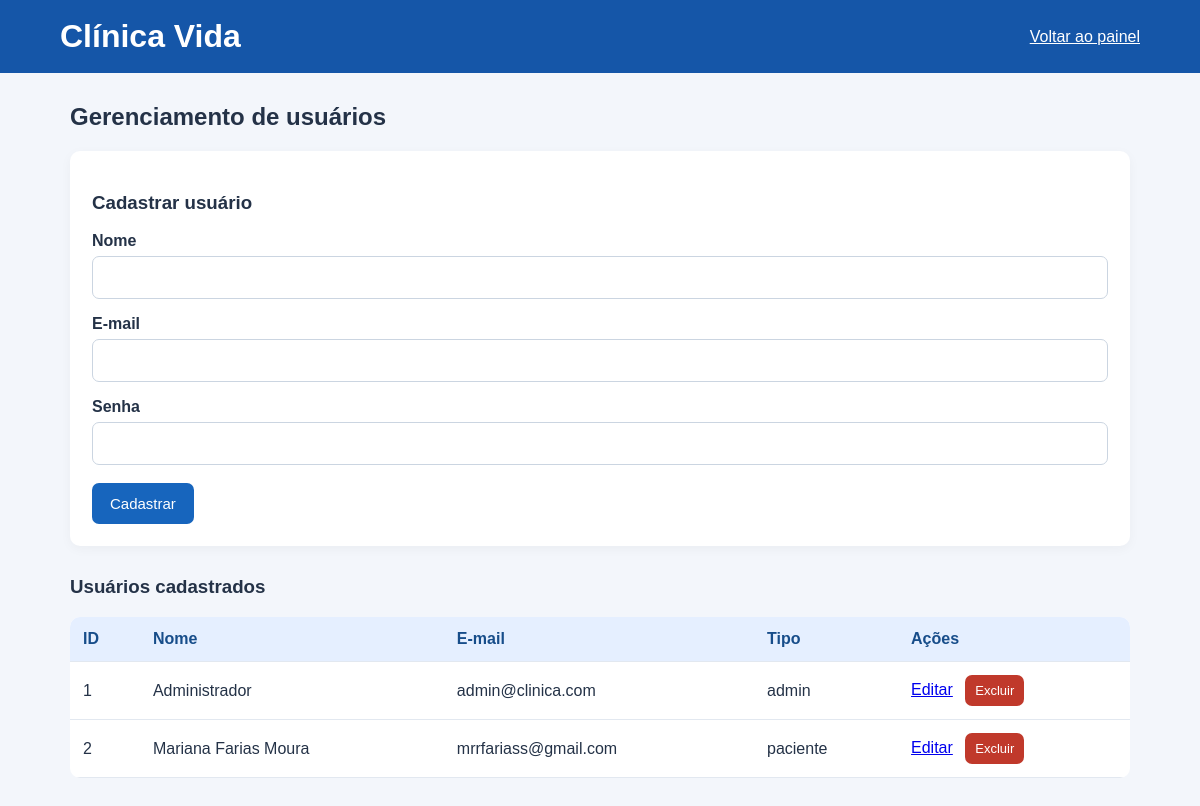
The app's page /usuarios (signed in) with its own data.
### tables this page shows
CREATE TABLE usuario (
                id_usuario INTEGER PRIMARY KEY AUTOINCREMENT,
                nome TEXT NOT NULL,
                email TEXT NOT NULL UNIQUE,
                senha TEXT NOT NULL,
                tipo_usuario TEXT NOT NULL DEFAULT 'paciente'
            );

### app.py (the view, shortened to what this page needs)
@app.route("/usuarios", methods=["GET", "POST"])
@login_obrigatorio
def usuarios():
    with conectar() as conn:
        lista = conn.execute("""
            SELECT id_usuario, nome, email, tipo_usuario
            FROM usuario
            ORDER BY nome
        """).fetchall()
    return render_template(
        "usuarios.html",
        usuarios=lista,
        editando=False
    )

### app.py (called while the page is built)
def conectar():
    conn = sqlite3.connect(BANCO)
    conn.row_factory = sqlite3.Row
    conn.execute("PRAGMA foreign_keys = ON")
    return conn

def login_obrigatorio(func):
    @wraps(func)
    def wrapper(*args, **kwargs):
        if "usuario_id" not in session:
            return redirect(url_for("login"))
        return func(*args, **kwargs)
    return wrapper

### templates/usuarios.html (shortened to what this page needs)
<!DOCTYPE html>
<html lang="pt-br">
<head>
    <link rel="stylesheet" href="{{ url_for('static', filename='style.css') }}">
</head>
<body>
    <header class="topo">
        <h1>Clínica Vida</h1>
        <a href="{{ url_for('painel') }}">Voltar ao painel</a>
    </header>
    <main class="conteudo">
        <h2>Gerenciamento de usuários</h2>
        <section class="formulario">
            <h3>{{ 'Editar usuário' if editando|default(false) else 'Cadastrar usuário' }}</h3>
            <form method="POST"
                  action="{{ url_for('editar_usuario', id=usuarios[0]['id_usuario']) if editando|default(false) else url_for('usuarios') }}">
                <label for="nome">Nome</label>
                <input id="nome" name="nome" required
                       value="{{ usuarios[0]['nome'] if editando|default(false) else '' }}">
                <label for="email">E-mail</label>
                <input id="email" name="email" type="email" required
                       value="{{ usuarios[0]['email'] if editando|default(false) else '' }}">
                <label for="senha">Senha {% if editando|default(false) %}(deixe em branco para manter){% endif %}</label>
                <input id="senha" name="senha"
                       type="password" {% if not editando|default(false) %}required{% endif %}>
                <button type="submit">{{ 'Salvar alterações' if editando|default(false) else 'Cadastrar' }}</button>
            </form>
        </section>
        <h3>Usuários cadastrados</h3>
        <div class="tabela-container">
            <table>
                <thead>
                    <tr>
                        <th>ID</th>
                        <th>Nome</th>
                        <th>E-mail</th>
                        <th>Tipo</th>
                        <th>Ações</th>
                    </tr>
                </thead>
                <tbody>
                    {% for usuario in usuarios %}
                    <tr>
                        <td>{{ usuario['id_usuario'] }}</td>
                        <td>{{ usuario['nome'] }}</td>
                        <td>{{ usuario['email'] }}</td>
                        <td>{{ usuario['tipo_usuario'] }}</td>
                        <td class="acoes">
                            <a href="{{ url_for('editar_usuario', id=usuario['id_usuario']) }}">Editar</a>
                            <form method="POST"
                                  action="{{ url_for('excluir_usuario', id=usuario['id_usuario']) }}"
                                  onsubmit="return confirm('Deseja realmente excluir este usuário?');">
                                <button type="submit" class="botao-excluir">Excluir</button>
                            </form>
                        </td>
                    </tr>
                    {% else %}
                    <tr>
                        <td colspan="5">Nenhum usuário cadastrado.</td>
                    </tr>
                    {% endfor %}
                </tbody>
            </table>
        </div>
    </main>
</body>
</html>

### static/style.css (style rules this page uses)
* { box-sizing: border-box; }
body { margin: 0; font-family: Arial, sans-serif; background: #f3f6fb; color: #243247; }
form label { display: block; margin: 16px 0 6px; font-weight: bold; }
input { width: 100%; padding: 12px; border: 1px solid #cbd5e1; border-radius: 7px; font-size: 15px; }
button { background: #1765bd; color: white; border: none; padding: 12px 18px; border-radius: 7px; cursor: pointer; font-size: 15px; }
.topo { background: #1556a8; color: white; padding: 18px 5%; display: flex; align-items: center; justify-content: space-between; gap: 15px; flex-wrap: wrap; }
.topo h1 { margin: 0; }
.topo a { color: white; }
.conteudo { max-width: 1100px; margin: 30px auto; padding: 0 20px; }
.card, .formulario { display: block; background: white; padding: 22px; border-radius: 10px; box-shadow: 0 3px 12px #0000000a; text-decoration: none; color: inherit; }
.formulario { margin: 20px 0 30px; }
.formulario button { margin-top: 18px; }
.tabela-container { overflow-x: auto; background: white; border-radius: 10px; }
table { width: 100%; border-collapse: collapse; }
th, td { padding: 13px; text-align: left; border-bottom: 1px solid #e2e8f0; }
th { background: #e5efff; color: #174d8a; }
.acoes { white-space: nowrap; }
.acoes form { display: inline; }
.acoes a { margin-right: 8px; }
.botao-excluir { background: #c0392b; padding: 8px 10px; }
.acoes button { font-size: 13px; }

### records on screen
usuario: id_usuario "1", nome "Administrador", email "admin@clinica.com", tipo_usuario "admin"
usuario: id_usuario "2", nome "Mariana Farias Moura", email "mrrfariass@gmail.com", tipo_usuario "paciente"

### other values on screen
{{ 'Editar usuário' if editando|default(false) else 'Cadastrar usuário' }} "Cadastrar usuário"
{{ 'Salvar alterações' if editando|default(false) else 'Cadastrar' }} "Cadastrar"
